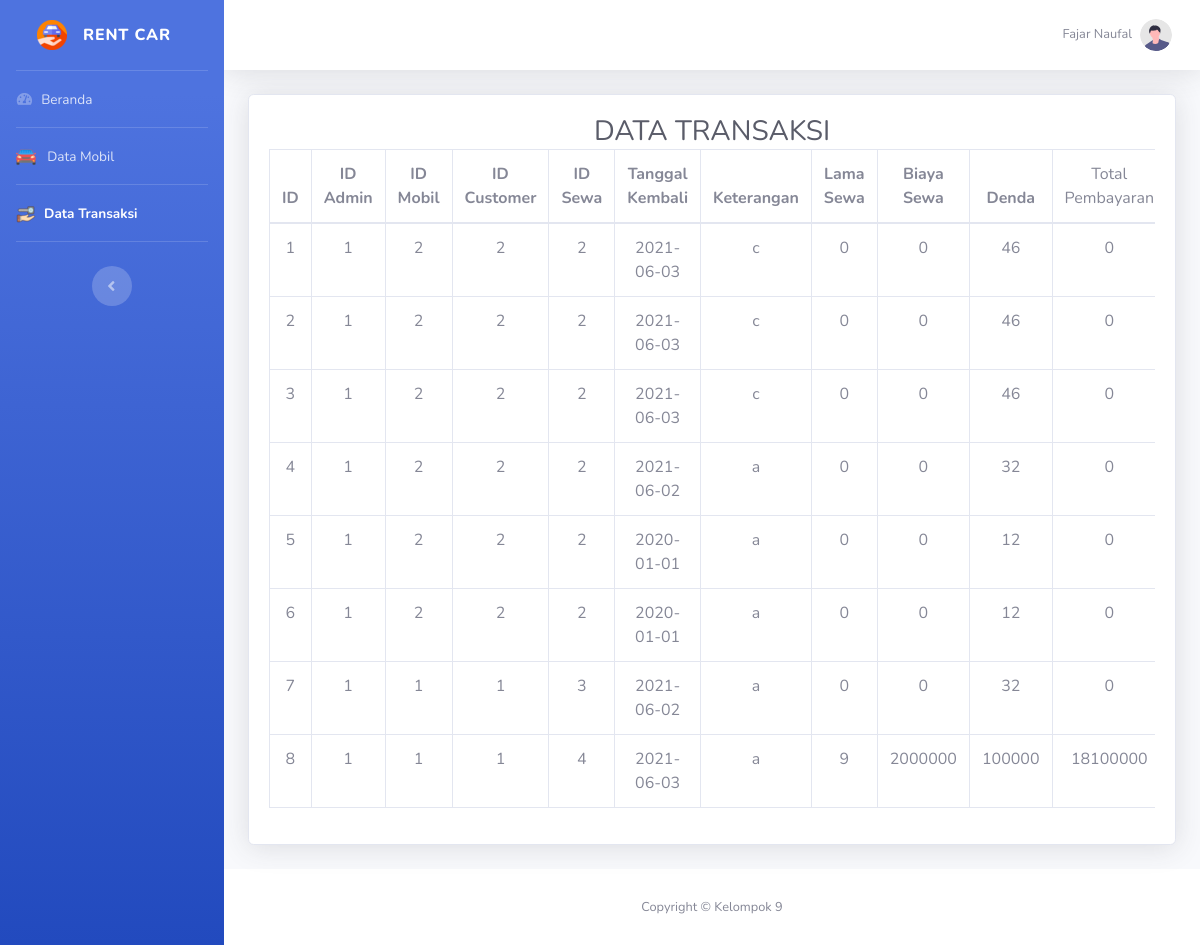
The app's page /data_transaksi.php (signed in) with its own data.
### tables this page shows
CREATE TABLE `pengembalian` (
  `id_pengembalian` int(11) NOT NULL,
  `id_admin` int(11) NOT NULL,
  `id_mobil` int(11) NOT NULL,
  `id_customer` int(11) NOT NULL,
  `id_sewa` int(11) NOT NULL,
  `tanggal_kembali` date NOT NULL,
  `keterangan` varchar(1000) NOT NULL,
  `lama_sewa` int(11) NOT NULL,
  `biaya_sewa` int(11) NOT NULL,
  `denda` int(11) NOT NULL,
  `total_pembayaran` int(12) NOT NULL
);

### data_transaksi.php (the view, shortened to what this page needs)
<!DOCTYPE html>
<?php
include "connection/koneksi.php";
$id = $_SESSION['id_admin'];
if(isset ($_SESSION['username'])){
    $query = "select * from admin natural join level_user where id_admin = $id";
    mysqli_query($conn, $query);
    $sql = mysqli_query($conn, $query);
    while($r = mysqli_fetch_array($sql)){
?>
<html lang="en">
<head>
    <link href="vendor/fontawesome-free/css/all.min.css" rel="stylesheet" type="text/css">
    <link href="css/sb-admin-2.min.css" rel="stylesheet">
    <link href="css/arabic.css" rel="stylesheet" >
</head>
<body id="page-top">
    <div id="wrapper">
        <ul class="navbar-nav bg-gradient-primary sidebar sidebar-dark accordion" id="accordionSidebar">
        <?php
            if($r['id_level'] == 1){
        ?>
            <a class="sidebar-brand d-flex align-items-center justify-content-center" href="beranda.php">
                <div class="sidebar-brand-icon rotate-n-15">
                <img src="img/icon.png" width="30px" height="30px">
                </div>
                <div class="sidebar-brand-text mx-3">Rent Car</div>
            </a>
            <hr class="sidebar-divider my-0">
            <li class="nav-item active">
                <a class="nav-link" href="beranda.php">
                    <i class="fas fa-fw fa-tachometer-alt"></i>
                    <span>Beranda</span>
                </a>
            </li>
            <hr class="sidebar-divider my-0">
            <li class="nav-item">
                <a class="nav-link" href="data_mobil.php">
                    <i class="fas fa-fw fa-folder"></i>
                    <span>Data Mobil</span>
                </a>
            </li>
            <hr class="sidebar-divider my-0">
            <li class="nav-item">
                <a class="nav-link" href="peminjaman.php">
                    <i class="fas fa-fw fa-folder"></i>
                    <span>Penyewaan</span>
                </a>
            </li>
            <hr class="sidebar-divider my-0">
            <li class="nav-item">
                <a class="nav-link" href="pengembalian.php">
                    <i class="fas fa-fw fa-folder"></i>
                    <span>Pengembalian</span>
                </a>
            </li>
            <hr class="sidebar-divider my-0">
            <br>
            <div class="text-center d-none d-md-inline">
                <button class="rounded-circle border-0" id="sidebarToggle"></button>
            </div>
        <?php
            } else if($r['id_level'] == 2){
        ?>
            <a class="sidebar-brand d-flex align-items-center justify-content-center" href="beranda.php">
                <div class="sidebar-brand-icon">
                <img src="img/icon.png" width="30px" height="30px">
                </div>
                <div class="sidebar-brand-text mx-3">Rent Car</div>
            </a>
            <hr class="sidebar-divider my-0">
            <li class="nav-item">
                <a class="nav-link" href="beranda.php">
                    <i class="fas fa-fw fa-tachometer-alt"></i>
                    <span>Beranda</span>
                </a>
            </li>
            <hr class="sidebar-divider my-0">
            <li class="nav-item">
                <a class="nav-link" href="data_mobil_admin.php">
                <img alt="Image placeholder" src="img/mobil.png">
                    <span>&nbsp; Data Mobil</span>
                </a>
            </li>
            <hr class="sidebar-divider my-0">
            <li class="nav-item active">
                <a class="nav-link" href="data_transaksi.php">
                <img alt="Image placeholder" src="img/pinjam.png">
                    <span>&nbsp;Data Transaksi</span>
                </a>
            </li>
            <hr class="sidebar-divider my-0">
            <br>
            <div class="text-center d-none d-md-inline">
                <button class="rounded-circle border-0" id="sidebarToggle"></button>
            </div>
        <?php
            }
        ?>
        </ul>
        <div id="content-wrapper" class="d-flex flex-column">
            <div id="content">
                <nav class="navbar navbar-expand navbar-light bg-white topbar mb-4 static-top shadow">
                    <ul class="navbar-nav ml-auto">
                        <li class="nav-item dropdown no-arrow">
                            <a class="nav-link dropdown-toggle" href="#" id="userDropdown" role="button"
                                data-toggle="dropdown" aria-haspopup="true" aria-expanded="false">
                                <span class="mr-2 d-none d-lg-inline text-gray-600 small"><?php echo $r['nama'];?></span>
                                <img class="img-profile rounded-circle"
                                    src="img/undraw_profile.svg">
                            </a>
                        </li>
                    </ul>
                </nav>
            <div class="container-fluid">
            <section class="mar-top--x-3 mar-bottom--x-5">
                    <div class="card shadow mb-4">
                        <div class="card-body">
                            <div class="table-responsive">
                            <center>
                            <h1 class="h3 mb-0 text-gray-800">DATA TRANSAKSI</h1>
                            </center>
                            <?php
                            $query_data_mobil = "SELECT * FROM pengembalian";
                            $sql_data_mobil = mysqli_query($conn, $query_data_mobil);
                            ?>
                                <table class="table table-bordered" id="dataTable" width="100%" cellspacing="0">
                                    <thead align="center">
                                        <tr>
                                            <th>ID</th>
                                            <th>ID Admin</th>
                                            <th>ID Mobil</th>
                                            <th>ID Customer</th>
                                            <th>ID Sewa</th>
                                            <th>Tanggal Kembali</th>
                                            <th>Keterangan</th>
                                            <th>Lama Sewa</th>
                                            <th>Biaya Sewa</th>
                                            <th>Denda</th>
                                            <td>Total Pembayaran</td>
                                        </tr>
                                    </thead>
                                    <tbody align="center">
                                    <?php
                                        while($r_dt_mobil = mysqli_fetch_array($sql_data_mobil)){
                                    ?>
                                        <tr class="odd gradeX">
                                        <td><?php echo $r_dt_mobil['id_pengembalian']; ?></td>
                                        <td><?php echo $r_dt_mobil['id_admin']; ?></td>
                                        <td><?php echo $r_dt_mobil['id_mobil']; ?></td>
                                        <td><?php echo $r_dt_mobil['id_customer']; ?></td>
                                        <td><?php echo $r_dt_mobil['id_sewa']; ?></td>
                                        <td><?php echo $r_dt_mobil['tanggal_kembali']; ?></td>
                                        <td><?php echo $r_dt_mobil['keterangan']; ?></td>
                                        <td><?php echo $r_dt_mobil['lama_sewa']; ?></td>
                                        <td><?php echo $r_dt_mobil['biaya_sewa']; ?></td>
                                        <td><?php echo $r_dt_mobil['denda']; ?></td>
                                        <td><?php echo $r_dt_mobil['total_pembayaran']; ?></td>
                                        </tr>
                                        <?php
                                        }
                                    ?>
                                    </tbody>
                                </table>
                </section>
            </div>
            <footer class="sticky-footer bg-white">
                <div class="container my-auto">
                    <div class="copyright text-center my-auto">
                        <span>Copyright &copy; Kelompok 9</span>
                    </div>
                </div>
            </footer>
        </div>
    </div>
</body>
</html>
<?php
  }
} else {
  header('location: logout.php');
}
?>

### records on screen
pengembalian: id_pengembalian "1", id_admin "1", id_mobil "2", id_customer "2", id_sewa "2", tanggal_kembali "2021-06-03", keterangan "c", lama_sewa "0", biaya_sewa "0", denda "46", total_pembayaran "0"
pengembalian: id_pengembalian "2", id_admin "1", id_mobil "2", id_customer "2", id_sewa "2", tanggal_kembali "2021-06-03", keterangan "c", lama_sewa "0", biaya_sewa "0", denda "46", total_pembayaran "0"
pengembalian: id_pengembalian "3", id_admin "1", id_mobil "2", id_customer "2", id_sewa "2", tanggal_kembali "2021-06-03", keterangan "c", lama_sewa "0", biaya_sewa "0", denda "46", total_pembayaran "0"
pengembalian: id_pengembalian "4", id_admin "1", id_mobil "2", id_customer "2", id_sewa "2", tanggal_kembali "2021-06-02", keterangan "a", lama_sewa "0", biaya_sewa "0", denda "32", total_pembayaran "0"
pengembalian: id_pengembalian "5", id_admin "1", id_mobil "2", id_customer "2", id_sewa "2", tanggal_kembali "2020-01-01", keterangan "a", lama_sewa "0", biaya_sewa "0", denda "12", total_pembayaran "0"
pengembalian: id_pengembalian "6", id_admin "1", id_mobil "2", id_customer "2", id_sewa "2", tanggal_kembali "2020-01-01", keterangan "a", lama_sewa "0", biaya_sewa "0", denda "12", total_pembayaran "0"
pengembalian: id_pengembalian "7", id_admin "1", id_mobil "1", id_customer "1", id_sewa "3", tanggal_kembali "2021-06-02", keterangan "a", lama_sewa "0", biaya_sewa "0", denda "32", total_pembayaran "0"
pengembalian: id_pengembalian "8", id_admin "1", id_mobil "1", id_customer "1", id_sewa "4", tanggal_kembali "2021-06-03", keterangan "a", lama_sewa "9", biaya_sewa "2000000", denda "100000", total_pembayaran "18100000"

### other values on screen
$r['nama'] "Fajar Naufal"
